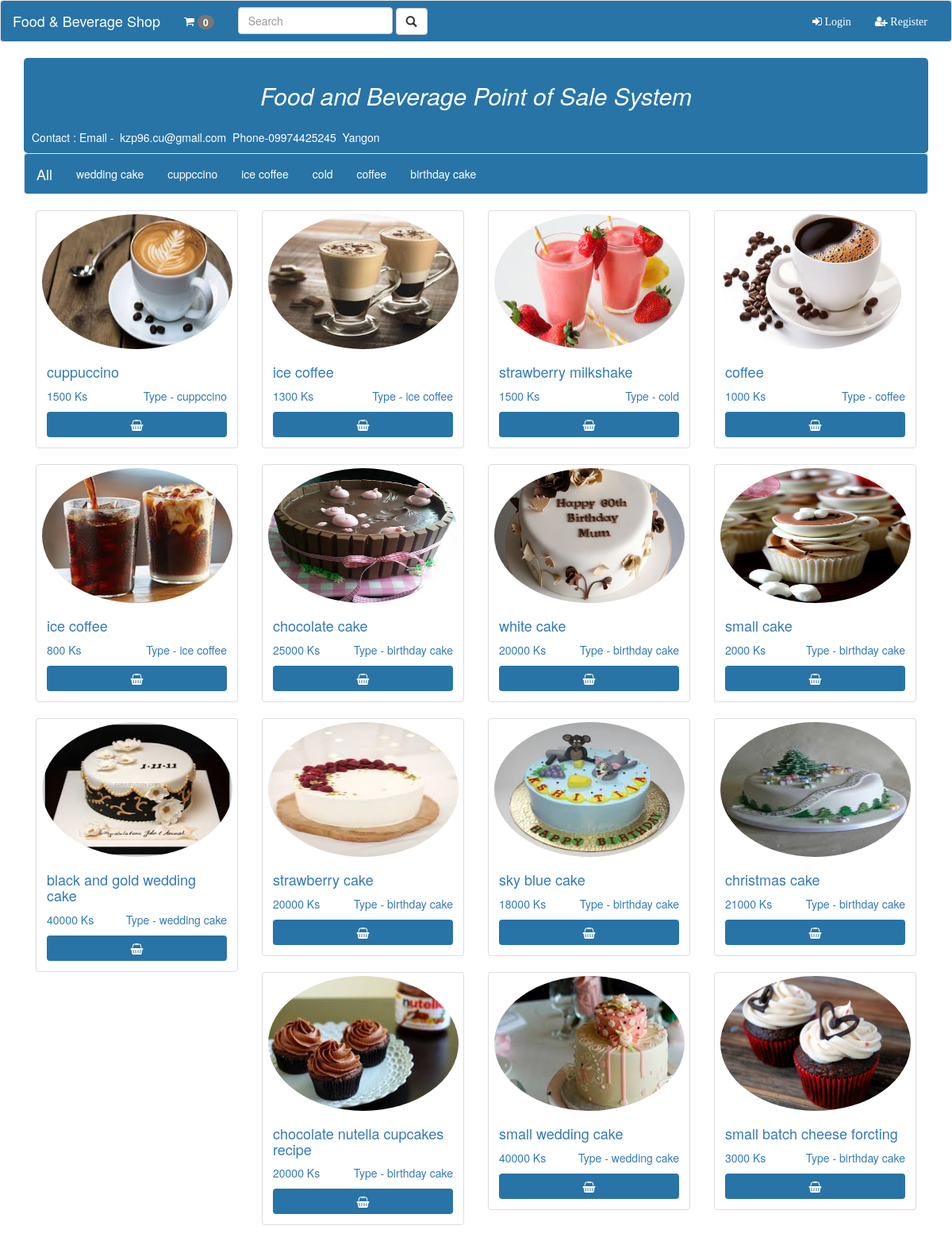
The page / on the database its author committed.
### tables this page shows
CREATE TABLE `categories` (
  `id` int(11) NOT NULL,
  `category_name` varchar(255) NOT NULL
);

CREATE TABLE `products` (
  `id` int(11) NOT NULL,
  `title` varchar(255) NOT NULL,
  `price` float NOT NULL,
  `cover` varchar(255) NOT NULL,
  `cat_id` int(11) NOT NULL,
  `created_at` datetime NOT NULL
);

### config/public_config.php (called while the page is built, shortened)
<?php
class PublicConfig
{
    public function __construct()
    {
        try {
            $this->db = new PDO("mysql:host=localhost; dbname=pos", 'root', '');
        } catch (PDOException $e) {
            die("The Connection failed to database server.");
        }
    }
    public function getCategories(){
        $sql="select * from categories";
        return $this->db->query($sql);
    }
    public function getProduct(){
        $sql="select categories.category_name,products.* from categories left join products on categories.id=products.cat_id";
        return $this->db->query($sql);
    }
}

### index.php (the view, shortened to what this page needs)
<!doctype html>
<html lang="en">
<head>
    <link href="bootstrap/css/bootstrap.css" rel="stylesheet">
    <link href="font-awesome/css/font-awesome.css" rel="stylesheet">
</head>
<body>
<?php
include 'partial/header.php';?>
<div class="container">
    <div class="" style="background: #2874A6;height: 120px;border-radius: 5px;">
        <div class="row">
            <div class="col-md-6 col-md-offset-3">
                 <marquee direction="right"><h2 style="text-align: center;padding-top: 2%;text-shadow: red;color:white;font-style: italic;">Food and Beverage Point of Sale System</h2>
                 </marquee>
            </div>
        </div>
        <div class="row" style="margin-top: -15px;margin-left: 10px">
        <h5 style="float: middle;color:white;padding-top: 24px">Contact : Email - &nbsp;kzp96.cu@gmail.com&nbsp;&nbsp;Phone-09974425245&nbsp;&nbsp;Yangon</h5>
        </div>
    </div>
    <?php include 'partial/inline_menu.php';?>
        <?php
        $pp=new PublicConfig();
        $cat_id=$_GET['cat_id'];
        $q=$_GET['q'];
        if($cat_id){
            $pro=$pp->getProductById($cat_id);
        }elseif ($q){
            $pro=$pp->searchProduct($q);
        }
        else{
            $pro=$pp->getProduct();
        }
        foreach($pro as $product):
            ?>
    <div class="col-md-3 col-ms-6">
            <div class="thumbnail">
                <img src="covers/<?php echo $product['cover']; ?>" class="img img-circle" style="width: 240px;height: 170px">
                <div class="caption">
                    <h4 class="text-primary"><?php echo $product['title']; ?></h4>
                    <p class="text-primary pull-right">Type - <?php echo $product['category_name']; ?></p>
                    <p class="text-primary"><?php echo $product['price']; ?> Ks</p>
                    <a href="add_to_cat.php?id=<?php echo $product['id']; ?>"><button type="submit" class="btn btn-primary btn-block" style="background: #2874A6;border: none;"><i class="fa fa-shopping-basket"></i> </button> </a>
                </div>
            </div>
    </div>
        <?php
        endforeach;
        ?>
</div>
</body>
</html>

### partial/header.php (shortened to what this page needs)
<nav class="navbar navbar-default" style="background: #2874A6;color: white;">
    <div class="container-fluid" style="color: white;">
        <div class="navbar-header">
            <a class="navbar-brand" href="/" style="color:white;">Food & Beverage Shop
            </a>
        </div>
        <div class="collapse navbar-collapse" id="bs-example-navbar-collapse-1">
            <ul class="nav navbar-nav">
                <?php
                $totalqty=0;
                ?>
                <li> <a href="../../cat.php" style="color:white"><i class="fa fa-shopping-cart"></i>  <span class="badge"> <?php echo $totalqty; ?></span></a>  </li>
            </ul>
            <form class="navbar-form navbar-left" action="/" method="get">
                <div class="form-group">
                    <input type="search" name="q" class="form-control" placeholder="Search">
                </div>
                <button type="submit" class="btn btn-default glyphicon glyphicon-search" ></button>
            </form>
            <ul class="nav navbar-nav navbar-right">
                <?php
                if($_SESSION['login'])
                {
                    ?>
                    <li><a href="../../order.php" style="color:white;">Orders</a> </li>
                    <li><a href="../../admin/dashboard.php" style="color:white;"><i class="fa fa-dashboard">Dashboard</i> </a> </li>
                    <li><a href="../../admin/categories.php" style="color:white;"><i class="fa fa-list">Categories</i> </a> </li>
                    <li class="dropdown">
                    <a href="#" class="dropdown-toggle" data-toggle="dropdown" role="button" aria-haspopup="true" aria-expanded="false" style="color:white;"><?php echo $_SESSION['name']; ?> <span class="caret"></span></a>
                    <ul class="dropdown-menu">
                        <li> <a href="../../auth/logout.php"><i class="fa fa-sign-out">Logout</i></a> </li>
                    </ul>
                    </li>
                <?php
                }else{
                    ?>
                    <li> <a href="../../auth/login.php" style="color:white;"><i class="fa fa-sign-in"> Login</i></a> </li>
                    <li> <a href="../../auth/regsiter.php" style="color:white;"><i class="fa fa-user-plus"> Register</i></a> </li>
                    <?php
                }
                ?>
            </ul>
        </div>
    </div>
</nav>

### partial/inline_menu.php (shortened to what this page needs)
<nav class="navbar navbar-default" style="background: #2874A6">
    <div class="container-fluid">
        <div class="navbar-header">
            <a class="navbar-brand" href="index.php" style="color:white">All</a>
        </div>
        <div class="collapse navbar-collapse" id="bs-example-navbar-collapse-2">
            <ul class="nav navbar-nav">
                <?php
                include 'config/public_config.php';
                $pp=new PublicConfig();
                $p=$pp->getCategories();
                foreach($p as $cat):
                    ?>
                    <li><a href="index.php?cat_id=<?php echo $cat['id']; ?>" style="color:white"><?php echo $cat['category_name']; ?></a> </li>
                <?php
                endforeach;
                ?>
            </ul>
        </div>
    </div>
</nav>

### rows shown on the page
categories: category_name "wedding cake", products.cover (picture), products.title "black and gold wedding cake", products.price "40000", products.title "small wedding cake"
categories: category_name "cuppccino", products.cover (picture), products.title "cuppuccino", products.price "1500"
categories: category_name "ice coffee", products.cover (picture), products.title "ice coffee", products.price "1300", products.price "800"
categories: category_name "cold", products.cover (picture), products.title "strawberry milkshake", products.price "1500"
categories: category_name "coffee", products.cover (picture), products.title "coffee", products.price "1000"
categories: category_name "birthday cake", products.cover (picture), products.title "chocolate cake", products.price "25000", products.title "white cake", products.price "20000", products.title "small cake", products.price "2000", products.title "strawberry cake", products.title "sky blue cake", products.price "18000", products.title "christmas cake", products.price "21000", products.title "chocolate nutella cupcakes recipe", products.title "small batch cheese forcting", products.price "3000"

### other values the page prints
$totalqty "0"
